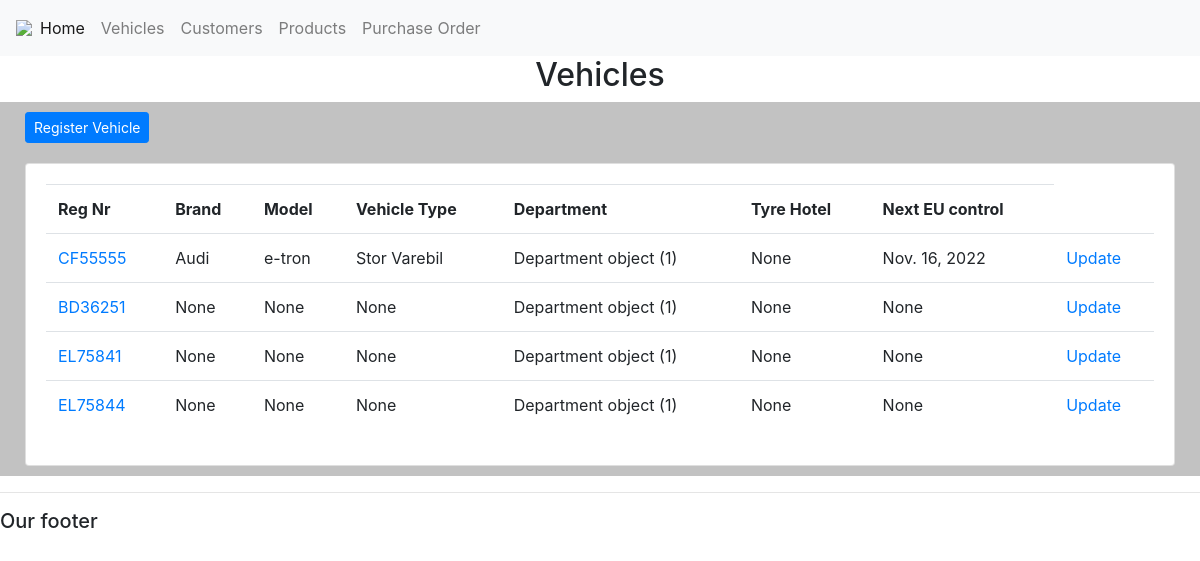
The app's page /vehicles_list/ with its own data.
### fleet_management/models.py (models this page shows, shortened)
class Vehicle(models.Model):
    reg_number = models.CharField(max_length=7, null=True, unique=True)
    brand = models.CharField(max_length=200, null=True, blank=True)
    model = models.CharField(max_length=100, null=True, blank=True)
    vehicle_type = models.CharField(max_length=100, null=True, blank=True)
    build_year = models.IntegerField(null=True, blank=True)
    department = models.ForeignKey(Department, default=1, on_delete=models.PROTECT)
    last_km = models.IntegerField(null=True, blank=True)
    date_km = models.DateField(null=True, blank=True)
    winter_tyre = models.CharField(
        max_length=200,
        null=True,
        blank=True,
    )
    tyre_hotel = models.CharField(max_length=100, null=True, blank=True)
    abax_nr = models.CharField(max_length=9, null=True, blank=True)
    last_eu_control = models.DateField(null=True, blank=True)
    next_eu_control = models.DateField(null=True, blank=True)
    vin_number = models.CharField(max_length=100, null=True, blank=True)
    owner = models.CharField(max_length=100, null=True, blank=True)
    leasing_expiry = models.DateField(null=True, blank=True)

class Department(models.Model):
    department_name = models.CharField(max_length=50, null=True, blank=True)

### fleet_management/views.py (the view)
# urls.py: path("vehicles_list/", views.vehicles_list, name="vehicles_list"),
def vehicles_list(request):
    vehicles = Vehicle.objects.all()
    return render(
        request, "fleet_management/vehicles_list.html", {"vehicles": vehicles}
    )

### fleet_management/templates/fleet_management/vehicles_list.html (shortened to what this page needs)
{% extends 'base.html'%}
{% block content %}
<center><h2>Vehicles</h2></center>
<div class='row'>
    <divclass='col'>
        <div class='col-md'>
            <a class='btn btn-primary btn-sm btn-block' href='{% url 'create_vehicle' %}'>Register Vehicle</a>
        </div>
    </div>
</div>
<div class='row'>
    <div class='col'>
        <div class='col-md'>
            <div class='card card-body'>
                    <table class='table'>
                        <tr>
                            <th>Reg Nr</th>
                            <th>Brand</th>
                            <th>Model</th>
                            <th>Vehicle Type</th>
                            <th>Department</th>
                            <th>Tyre Hotel</th>
                            <th>Next EU control</th>
                        </tr>
                    {% for i in vehicles %}
                        <tr>
                            <td><a
                                href='{% url 'vehicle_detailview' i.id %}'
                            </a>{{i.reg_number}}</td>
                            <td>{{i.brand}}</td>
                            <td>{{i.model}}</td>
                            <td>{{i.vehicle_type}}</td>
                            <td>{{i.department}}</td>
                            <td>{{i.tyre_hotel}}</td>
                            <td>{{i.next_eu_control}}</td>
                            <td><a href='{% url 'edit_vehicle' i.id %}'>Update</a></td>
                        </tr>
                    {% endfor %}
                    </table>
                </div>
            </div>
        </div>
    </div>
{% endblock %}

### fleet_management/templates/base.html (shortened to what this page needs)
{% load static%}
<!DOCTYPE html>
<html>
<head>
    <link rel="stylesheet" href="https://cdn.jsdelivr.net/npm/bootstrap@4.6.0/dist/css/bootstrap.min.css">
    <link rel="stylesheet" type="text/css" href="{% static 'fleet_management/site.css'%}">
</head>
<body>
    {% include 'navbar.html'%}
    <div class="container-fluid">
    {% block content %}
    {% endblock %}
    <hr>
    <h5>Our footer</h5>
</body>
</html>

### fleet_management/templates/navbar.html (shortened to what this page needs)
{% load static %}
<nav class="navbar navbar-expand-lg navbar-light bg-light">
    <img src="{% static '#'%}">
    <div class="collapse navbar-collapse" id="navbarNav">
      <ul class="navbar-nav">
        <li class="nav-item active">
          <a class="nav-link" href="#">Home <span class="sr-only">(current)</span></a>
        </li>
        <li class="nav-item">
          <a class="nav-link" href="#">Vehicles</a>
        </li>
        <li class="nav-item">
          <a class="nav-link" href="#">Customers</a>
        </li>
        <li class="nav-item">
          <a class="nav-link" href="#">Products</a>
        </li>
        <li class="nav-item">
          <a class="nav-link" href="#">Purchase Order</a>
        </li>
      </ul>
    </div>
  </nav>

### fleet_management/static/fleet_management/site.css (style rules this page uses)
.row { padding: 10px; background-color: rgb(194, 194, 194); }

### records on screen
Vehicle: reg_number "CF55555", brand "Audi", model "e-tron", vehicle_type "Stor Varebil", department "Department object (1)", tyre_hotel "None", next_eu_control "Nov. 16, 2022"
Vehicle: reg_number "BD36251", brand "None", model "None", vehicle_type "None", department "Department object (1)", tyre_hotel "None", next_eu_control "None"
Vehicle: reg_number "EL75841", brand "None", model "None", vehicle_type "None", department "Department object (1)", tyre_hotel "None", next_eu_control "None"
Vehicle: reg_number "EL75844", brand "None", model "None", vehicle_type "None", department "Department object (1)", tyre_hotel "None", next_eu_control "None"
